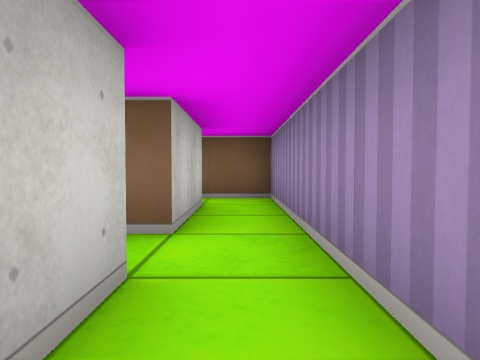
view 1 (above)

17 first-person views from a walk through a cub3D ray-caster map. The camera is about half as high as the walls, tilts 2° down and sees 70° across. The floor is counted in squares. Each view is taken from the middle of a square. On the plan, view 1 faces up. The plan holds only what a view shows up to about 9 squares ahead; the rest is blank.

view 2
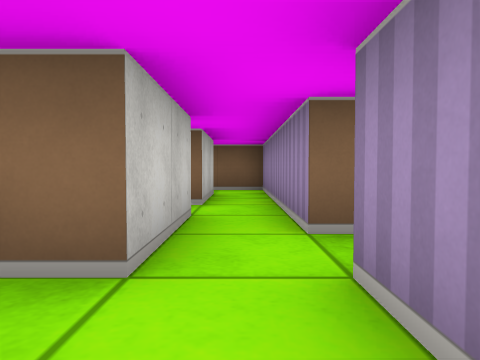

view 3
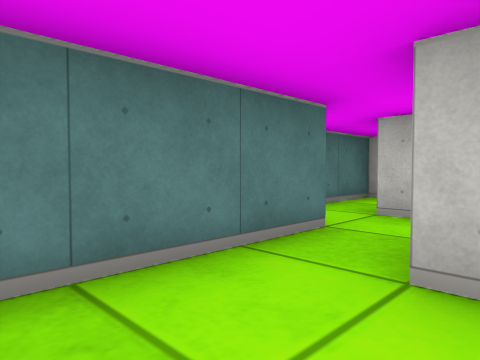

view 4
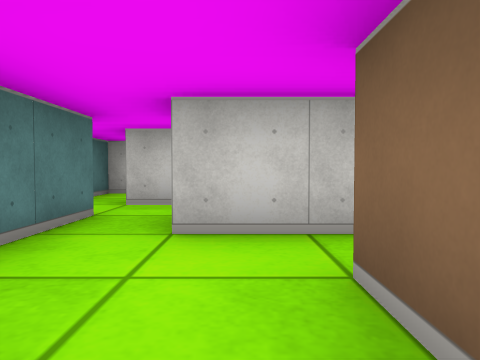

view 5
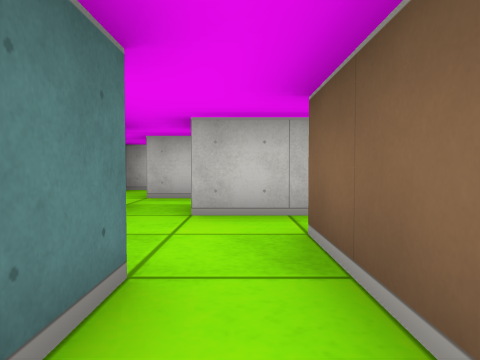

view 6
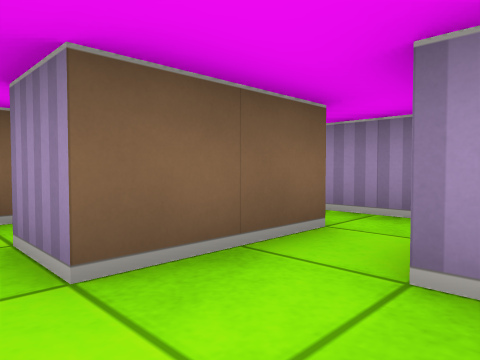

view 7
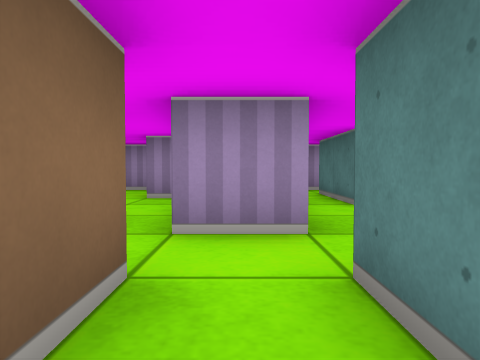

view 8
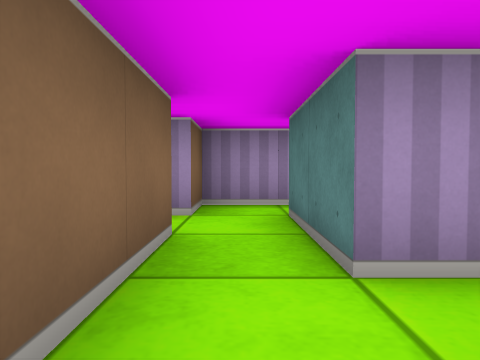

view 9
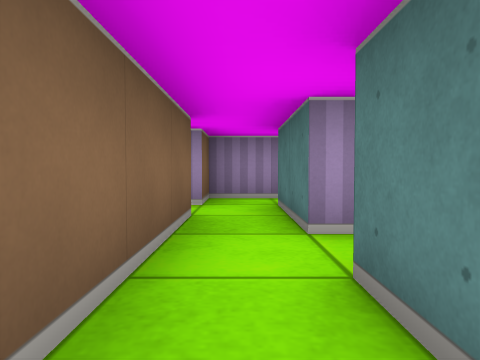

view 10
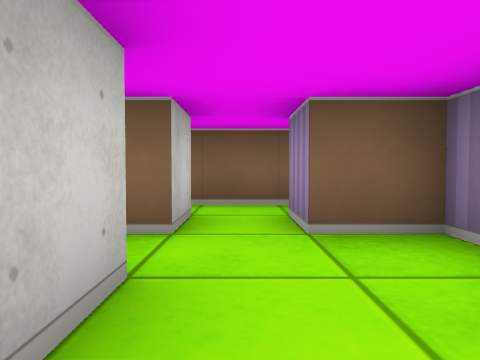

view 11
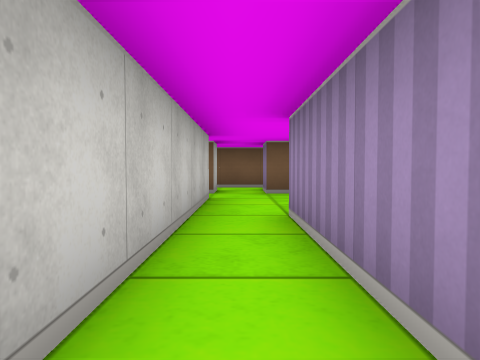

view 12
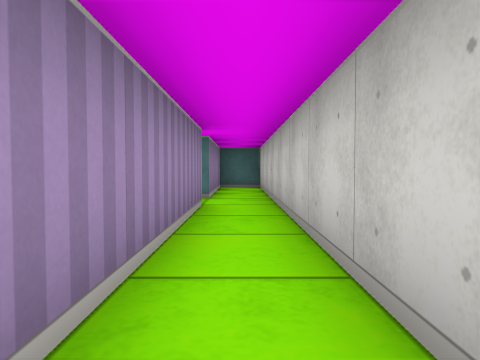

view 13
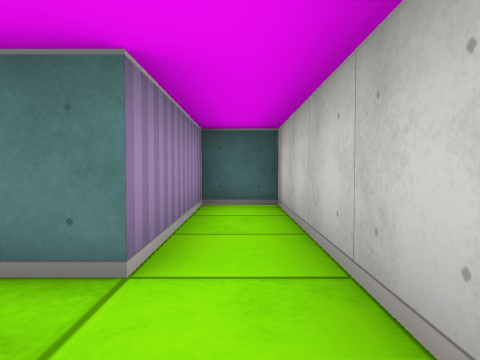

view 14
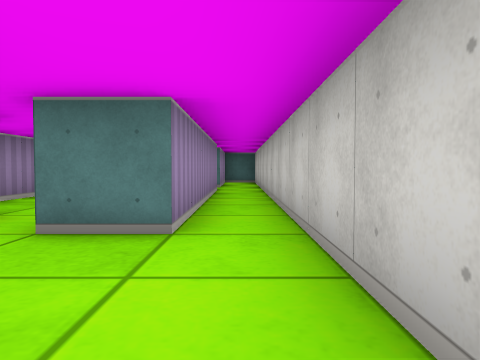

view 15
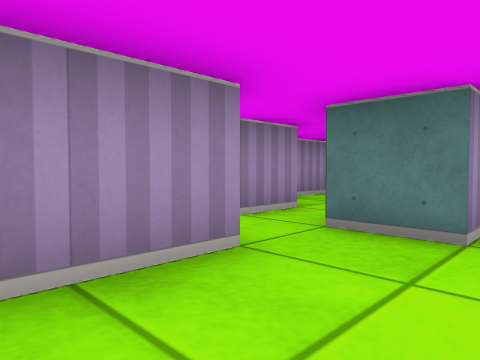

view 16
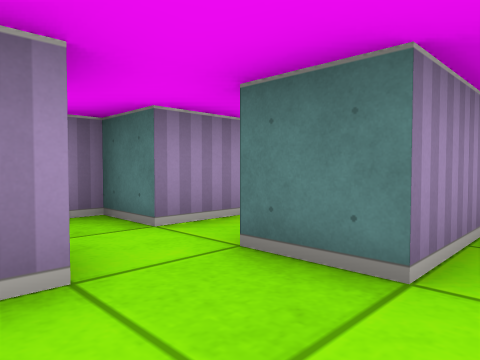

view 17
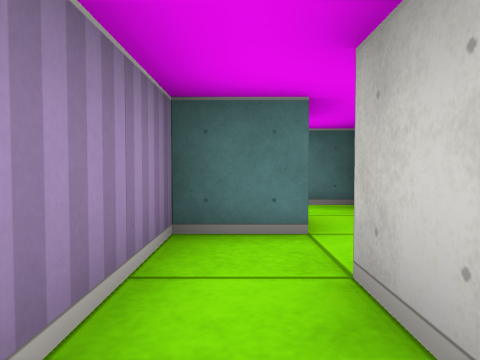

### Floor plan
Key: @ floor where view 1 was taken; # wall or solid block; . floor.
Columns run from 3 left of view 1 to 6 right of it. Each row starts with its distance up from view 1.
  6   ###
  5   ..#
  4   #.###
  3   #.#..
  2   ..#.##.#
  1   #.#....#
  0   #@..####
 -1 #...###.##
 -2 ###......#
 -3     #.##.#
 -4     ...#.#
 -5     #..#.#
 -6     #....#
 -7     #.#.##
 -8     #.#..#
 -9     #.##.#
-10     #.#  #
-11     #.#
-12     #..
-13     #.#
-14     #.#
-15     #.#
-16     ###

Positions as (right, up) in squares from view 1, and headings:
1: (0, 0), facing up
2: (0, -2), facing up
3: (3, 1), facing down-left
4: (4, 1), facing left
5: (5, 1), facing left
6: (2, 0), facing up-right
7: (-2, -1), facing right
8: (1, -2), facing right
9: (0, -2), facing right
10: (2, -6), facing up
11: (2, -10), facing up
12: (2, -7), facing down
13: (2, -11), facing down
14: (2, -4), facing down
15: (2, -4), facing down-right
16: (2, -5), facing down-right
17: (5, -4), facing down
